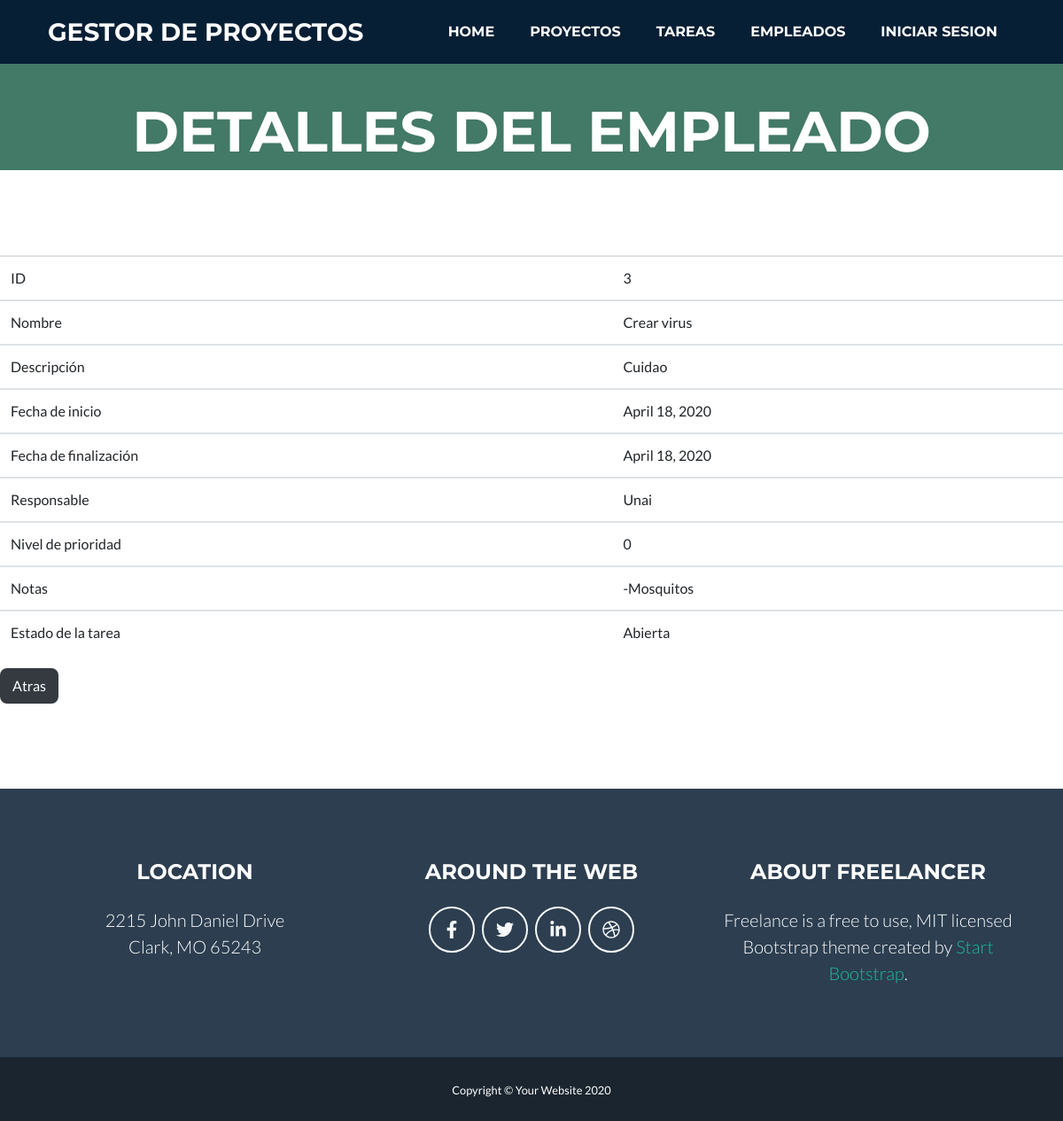
The page /appGestorProyectos/tarea/3/ on the database as committed earlier.
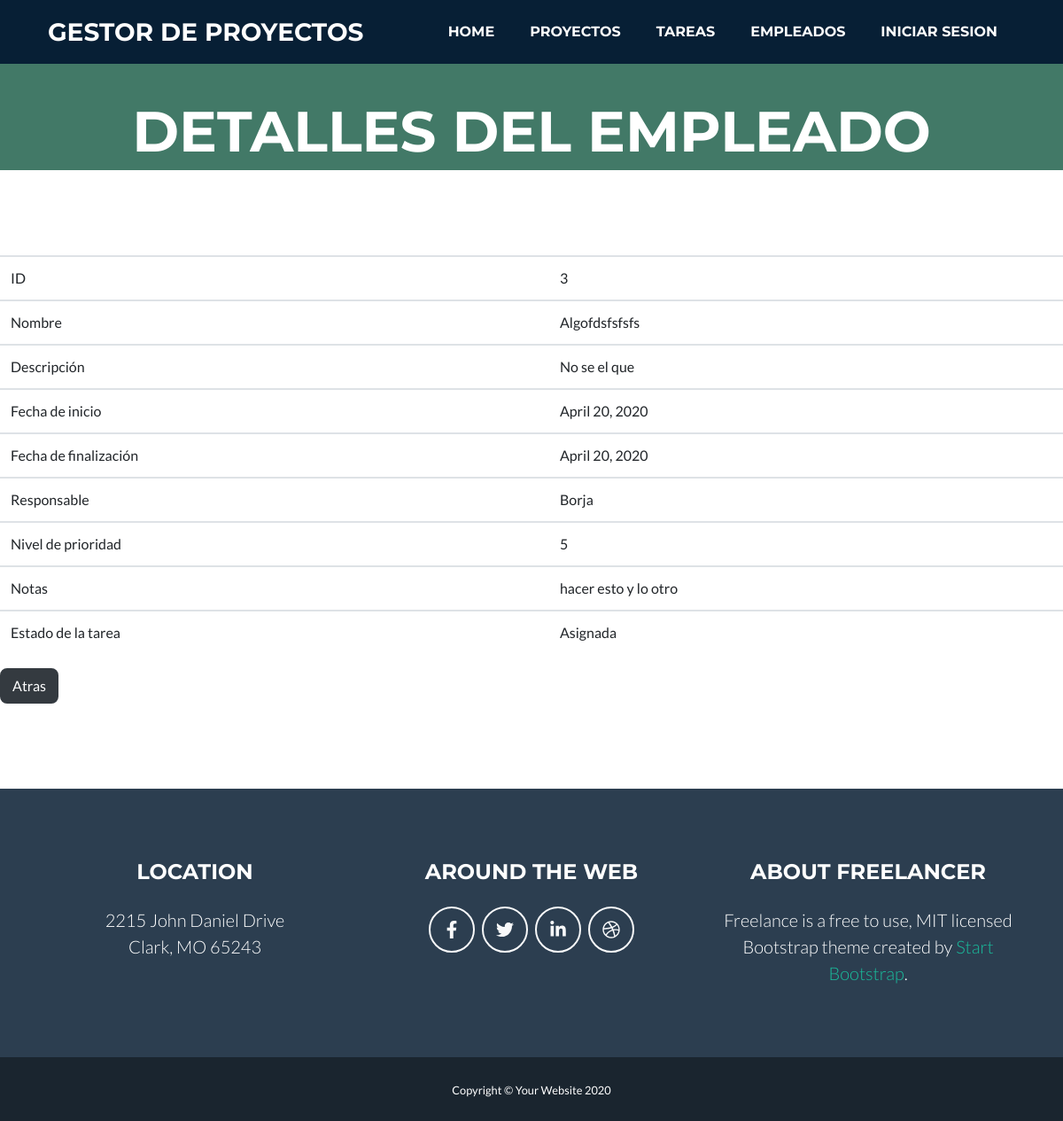
The same page on the database as committed later.
### appGestorProyectos/models.py (models this page shows, shortened)
class Tarea(models.Model):
    nombre = models.CharField(max_length=50)
    descripcion = models.TextField(max_length=200)
    fecha_inicio = models.DateField(("Date"), default=date.today)
    fecha_fin = models.DateField(("Date"), default=date.today)
    responsable = models.ForeignKey(Empleado, on_delete=models.CASCADE, default="")
    nivel_prioridad = models.IntegerField(default=0)
    notas = models.TextField(max_length=300)
    estado_tarea_choices = (
        ('', ''),
        ('Abierta', 'Abierta'),
        ('Asignada', 'Asignada'),
        ('En proceso', 'En proceso'),
        ('Finalizada', 'Finalizada'),
    )
    estado_tarea = models.CharField(choices=estado_tarea_choices, default='', max_length=20)

class Empleado(models.Model):
    dni = models.CharField(max_length=9)
    nombre = models.CharField(max_length=50)
    apellidos = models.CharField(max_length=150)
    email = models.EmailField(max_length=254)
    telefono = models.IntegerField(default=0)
    def __str__(self):
        return f"{self.nombre}"

### appGestorProyectos/views.py (the view)
# urls.py: path('tarea/<int:pk>/', views.TareaDetailView.as_view(), name='tarea'),
class TareaDetailView(DetailView):
    model = Tarea
    template_name = 'tarea.html'
    def get_context_data(self, **kwargs):
        context = super(TareaDetailView, self).get_context_data(**kwargs)
        context['titulo_pagina'] = 'Detalles de la tarea'
        return context

### appGestorProyectos/templates/tarea.html
{% extends 'index.html' %}
{% load static %}
{% block header %}
    <header class="masthead bg-primary text-white text-center">
        <div class="container d-flex align-items-center flex-column">
            <h1 class="masthead-heading text-uppercase mb-0">Detalles del empleado</h1>
        </div>
    </header>
{% endblock %}
{% block main %}
<table class="table">
    <tr>
        <td>ID</td>
        <td>{{ tarea.id }}</td>
    </tr>
    <tr>
        <td>Nombre</td>
        <td>{{ tarea.nombre }}</td>
    </tr>
    <tr>
        <td>Descripción</td>
        <td>{{ tarea.descripcion }}</td>
    </tr>
    <tr>
        <td>Fecha de inicio</td>
        <td>{{ tarea.fecha_inicio }}</td>
    </tr>
    <tr>
        <td>Fecha de finalización</td>
        <td>{{ tarea.fecha_fin }}</td>
    </tr>
    <tr>
        <td>Responsable</td>
        <td>{{ tarea.responsable }}</td>
    </tr>
    <tr>
        <td>Nivel de prioridad</td>
        <td>{{ tarea.nivel_prioridad }}</td>
    </tr>
    <tr>
        <td>Notas</td>
        <td>{{ tarea.notas }}</td>
    </tr>
    <tr>
        <td>Estado de la tarea</td>
        <td>{{ tarea.estado_tarea }}</td>
    </tr>
</table>
<a class="btn btn-dark" href="{% url 'tarea_list' %}">Atras</a>
<br>
{% endblock %}

Rows that differ between the two databases and show on the page:
changed Tarea id 3: nombre "Crear virus" → "Algofdsfsfsfs"; descripcion "Cuidao" → "No se el que"; fecha_inicio "April 18, 2020" → "April 20, 2020"; fecha_fin "April 18, 2020" → "April 20, 2020"; responsable "Unai" → "Borja"; nivel_prioridad "0" → "5"; notas "-Mosquitos" → "hacer esto y lo otro"; estado_tarea "Abierta" → "Asignada"
